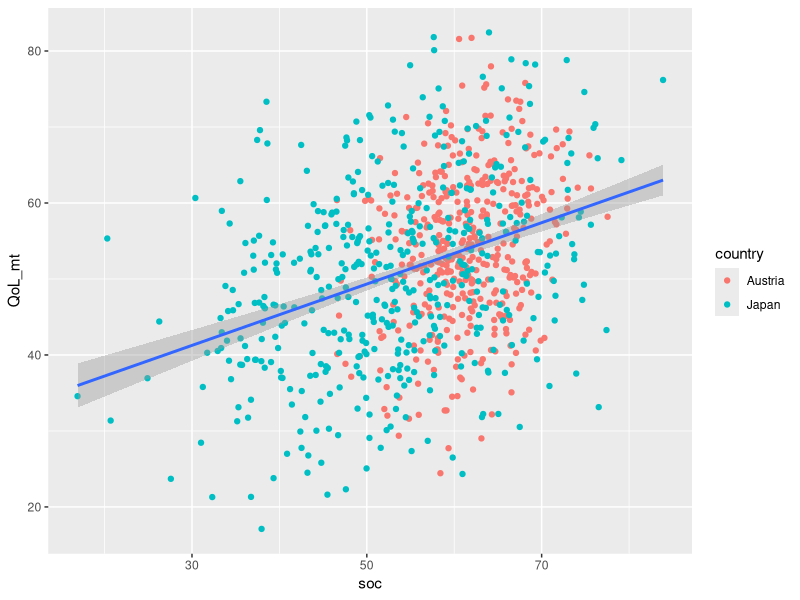
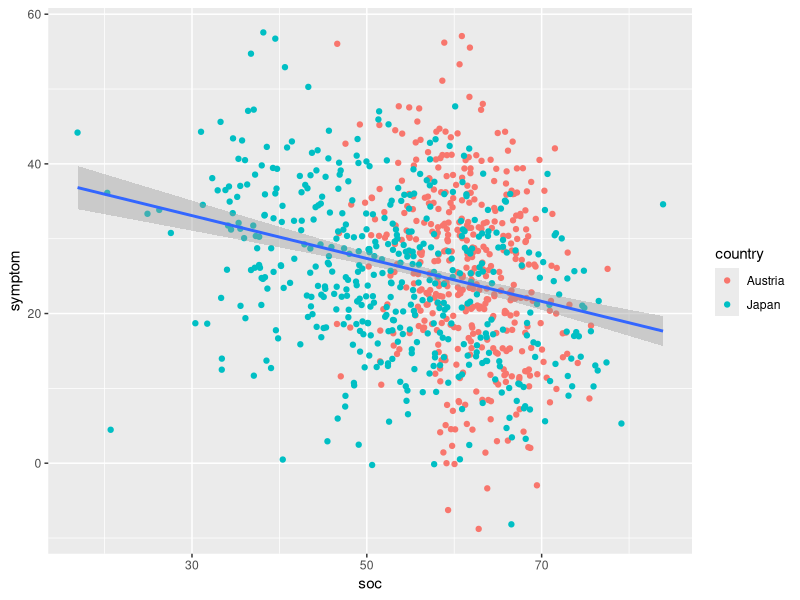
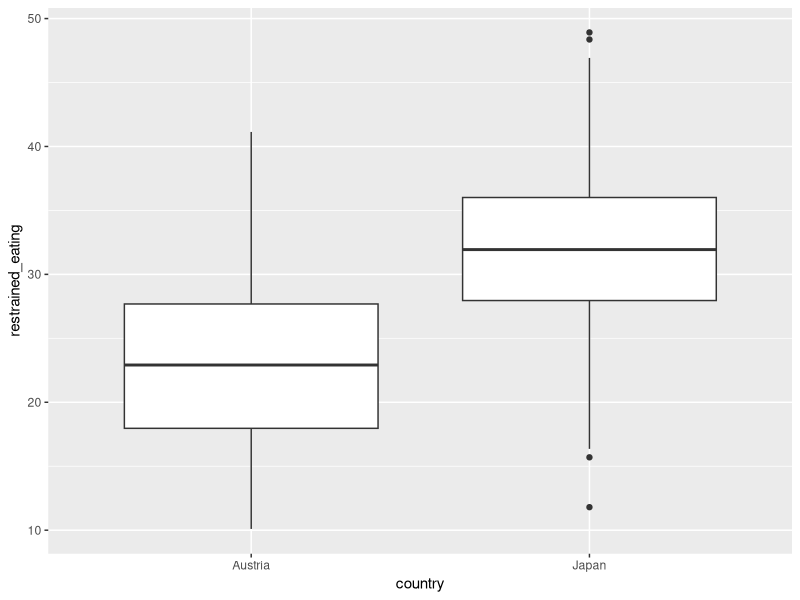
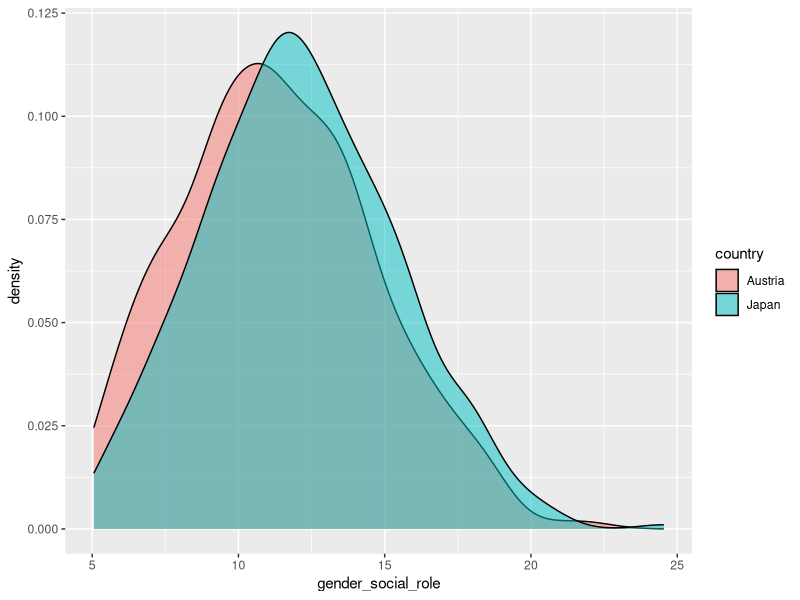
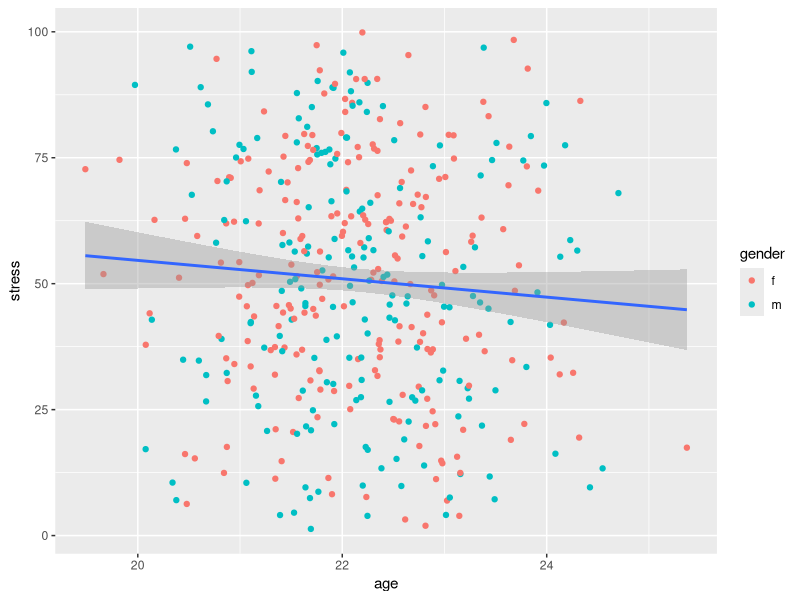
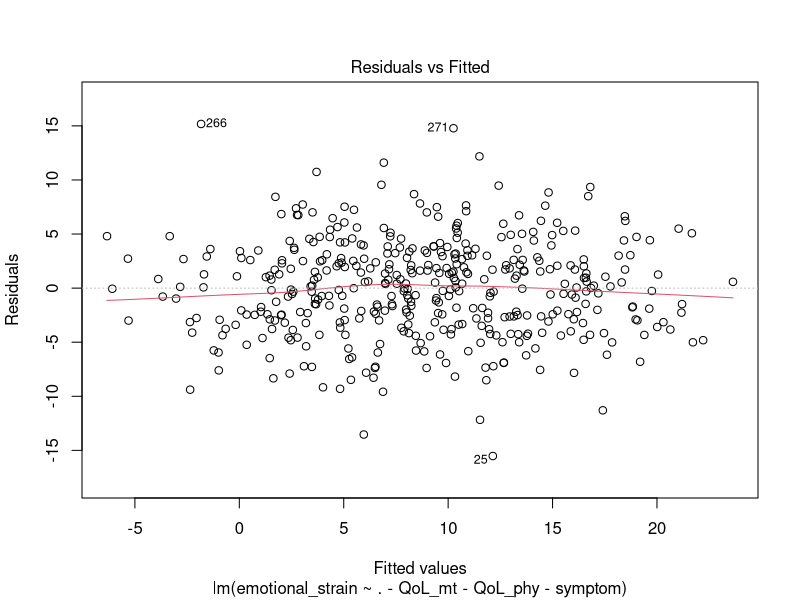
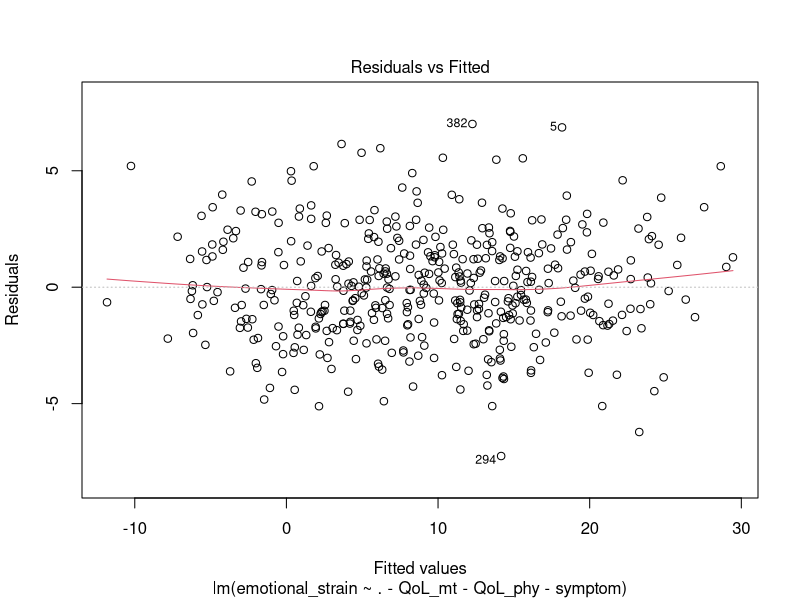

Reproduce these figures in R, in order.
## ---- chunk 1
set.seed(123)
## ---- chunk 2
rtnorm <- function(N, mean, sd, min, max) {
  qnorm(runif(N, pnorm(min, mean, sd), pnorm(max, mean, sd)), mean, sd)
}
## ---- chunk 3
generate_df <- function(N, age_mean, edu_mean, female_percentage, 
                        sport_mean, sport_se, stress_mean, stress_se,
                        restrained_eating_mean, restrained_eating_se,
                        emotional_eating_mean, emotional_eating_se,
                        external_eating_mean, external_eating_se,
                        gender_social_role_mean, gender_social_role_se,
                        soc_mean, soc_se, family_support_mean, family_support_se,
                        friends_support_mean, friends_support_se,
                        sign_support_mean, sign_support_se){
  age <- rnorm(N, age_mean)
  edu <- rnorm(N, edu_mean)
  gender <- rbinom(N, 1, female_percentage)
  sports <- rnorm(N, sport_mean, sport_se * sqrt(N))
  sports <- ifelse(sports < 0, sport_mean, sports)
  stress <- rtnorm(N, stress_mean, stress_se * sqrt(N), 0, 100)
  restrained_eating <- rtnorm(N, restrained_eating_mean, restrained_eating_se * sqrt(N), 10, 50)
  emotional_eating <- rtnorm(N, emotional_eating_mean, emotional_eating_se * sqrt(N), 13, 65)
  external_eating <- rtnorm(N, external_eating_mean, external_eating_se * sqrt(N), 10, 50)
  gender_social_role <- rtnorm(N, gender_social_role_mean, gender_social_role_se * sqrt(N), 5, 25)
  soc <- rtnorm(N, soc_mean, soc_se * sqrt(N), 13, 91)
  family_support <- rtnorm(N, family_support_mean, family_support_se * sqrt(N), 4, 28)
  friends_support <- rtnorm(N, friends_support_mean, friends_support_se * sqrt(N), 4, 28)
  sign_support <- rtnorm(N, sign_support_mean, sign_support_se * sqrt(N), 4, 28)
  df <- data.frame(age, edu, gender, sports, stress, restrained_eating, emotional_eating, external_eating,
                   gender_social_role, soc, family_support, friends_support, sign_support)
  return(df)
}
## ---- chunk 4
austria_df <- generate_df(N=421, age_mean = 22.13, edu_mean = 15.13, female_percentage = 0.563,
                          sport_mean = 2.45, sport_se = 0.09, stress_mean = 51, stress_se = 1.47,
                          restrained_eating_mean = 22.63, restrained_eating_se = 0.34,
                          emotional_eating_mean = 29.82, emotional_eating_se = 0.44,
                          external_eating_mean = 21.94, external_eating_se = 0.28,
                          gender_social_role_mean = 10.96, gender_social_role_se = 0.18,
                          soc_mean = 61.74, soc_se = 0.28,
                          family_support_mean = 24.4, family_support_se = 0.32,
                          friends_support_mean = 24.83, friends_support_se = 0.3,
                          sign_support_mean = 25.15, sign_support_se = 0.31)
japan_df <- generate_df(N=460, age_mean = 18.89, edu_mean = 12.36, female_percentage = 0.437,
                          sport_mean = 3.37, sport_se = 0.13, stress_mean = 52.36, stress_se = 1.39,
                          restrained_eating_mean = 32.03, restrained_eating_se = 0.31,
                          emotional_eating_mean = 35.26, emotional_eating_se = 0.42,
                          external_eating_mean = 27.25, external_eating_se = 0.26,
                          gender_social_role_mean = 11.89, gender_social_role_se = 0.17,
                          soc_mean = 52.55, soc_se = 0.52,
                          family_support_mean = 20.36, family_support_se = 0.3,
                          friends_support_mean = 19.57, friends_support_se = 0.29,
                          sign_support_mean = 19.91, sign_support_se = 0.29)
## ---- chunk 5
austria_df$QoL_phy <- .137 * (austria_df$sports - 2.45) + 
  -.086 * (austria_df$age - 22.13) +
  .112 * (austria_df$restrained_eating - 22.63) +
  .142 * (austria_df$friends_support - 24.83) +
  54.02 + rnorm(421, sd=0.38 * sqrt(421))
austria_df$QoL_mt <- -.121 * (austria_df$age - 22.13) + 
  .468 * (austria_df$soc - 2.45) +
  .354 * (austria_df$family_support - 24.4) +
  -.211 * (austria_df$stress - 51) + 54.21 + rnorm(421, sd=0.38 * sqrt(421))
austria_df$QoL_mt <- austria_df$QoL_mt - (mean(austria_df$QoL_mt - 54.21))
austria_df$emotional_strain <- -.243 * (austria_df$gender - mean(austria_df$gender)) +
  -.136 * (austria_df$age - 22.13) + 
  .268 * (austria_df$soc - 2.45) +
  .096 * (austria_df$gender_social_role - 10.96) +
  -.194 * (austria_df$restrained_eating - 22.63) +
  -.253 * (austria_df$stress - 51) + 8.78 + rnorm(421, sd=0.21 * sqrt(421))
austria_df$emotional_strain <- austria_df$emotional_strain - (mean(austria_df$emotional_strain - 8.78))
austria_df$symptom <- -.379 * (austria_df$soc - 2.45) +
  .104 * (austria_df$age - 22.13) +
  .231 * (austria_df$sign_support - 25.15) +
  .185 * (austria_df$emotional_eating - 29.82) + 
  .145 * (austria_df$stress - 51) + 25.56 + rnorm(421, sd=0.47 * sqrt(421))
austria_df$symptom <- austria_df$symptom + (25.56 - mean(austria_df$symptom))
austria_df$gender <- as.factor(ifelse(austria_df$gender==1, 'f', 'm'))

japan_df$QoL_phy <- .296 * (japan_df$external_eating - 27.25) + 50.27 + rnorm(460, sd=0.36*sqrt(460))
japan_df$QoL_mt <- .365 * (japan_df$soc - 52.55) +
  -.377 * (japan_df$stress - 52.36) + 50.29 + rnorm(460, sd=0.36*sqrt(460))
japan_df$emotional_strain <- .291 * (japan_df$soc - 52.55) +
  -.329 * (japan_df$stress - 52.36) + 
  -.204 * (japan_df$age - 18.89) + 9.23 + rnorm(460, sd=0.11*sqrt(460))
japan_df$symptom <- -.341 * (japan_df$soc - 52.55) +
  .157 * (japan_df$stress - 52.36) + 24.8 + rnorm(460, sd=0.44*sqrt(460))
japan_df$gender <- as.factor(ifelse(japan_df$gender==1, 'f', 'm'))
## ---- chunk 6
austria_df$country <- as.factor(rep('Austria', nrow(austria_df)))
japan_df$country <- as.factor(rep('Japan', nrow(japan_df)))
## ---- chunk 7
all_df <- rbind(austria_df, japan_df)
## ---- chunk 8
library(ggplot2)
ggplot(all_df, aes(x=soc, y=QoL_mt)) + geom_point(aes(color=country)) +
  geom_smooth(method = 'lm')
## ---- chunk 9
ggplot(all_df, aes(x=soc, y=symptom)) + geom_point(aes(color=country)) +
  geom_smooth(method = 'lm')
## ---- chunk 10
ggplot(all_df, aes(x=country, y=restrained_eating)) +
  geom_boxplot()
## ---- chunk 11
ggplot(all_df, aes(x=gender_social_role, fill=country)) + geom_density(alpha=0.5)
## ---- chunk 12
ggplot(austria_df, aes(x=age, y=stress)) + geom_point(aes(color=gender)) +
  geom_smooth(method = 'lm')
## ---- chunk 13
austria_phy <- lm(QoL_phy ~ . - QoL_mt - emotional_strain - symptom, data = austria_df[-18])
japan_phy <- lm(QoL_phy ~ . - QoL_mt - emotional_strain - symptom, data = japan_df[-18])
austria_mt <- lm(QoL_mt ~ . - QoL_phy - emotional_strain - symptom, data = austria_df[-18])
japan_mt <- lm(QoL_mt ~ . - QoL_phy - emotional_strain - symptom, data = japan_df[-18])
austria_strain <- lm(emotional_strain ~ . - QoL_mt - QoL_phy - symptom, data = austria_df[-18])
japan_strain <- lm(emotional_strain ~ . - QoL_mt - QoL_phy - symptom, data = japan_df[-18])
austria_symptom <- lm(symptom ~ . - QoL_mt - QoL_phy - emotional_strain, data = austria_df[-18])
japan_symptom <- lm(symptom ~ . - QoL_mt - QoL_phy - emotional_strain, data = japan_df[-18])
## ---- chunk 14
    summary(austria_mt)
## ---- chunk 15
    summary(japan_mt)
## ---- chunk 16
    plot(austria_strain, 1)
## ---- chunk 17
    plot(japan_strain, 1)
